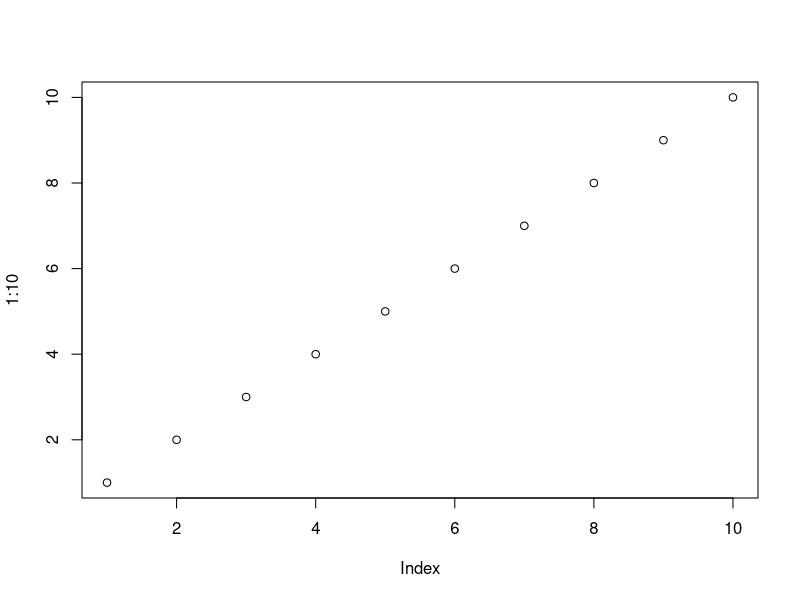
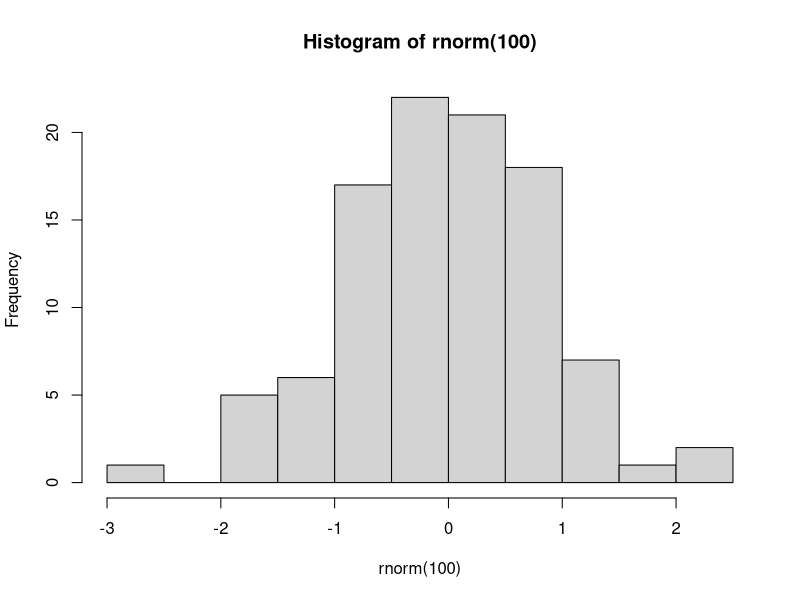
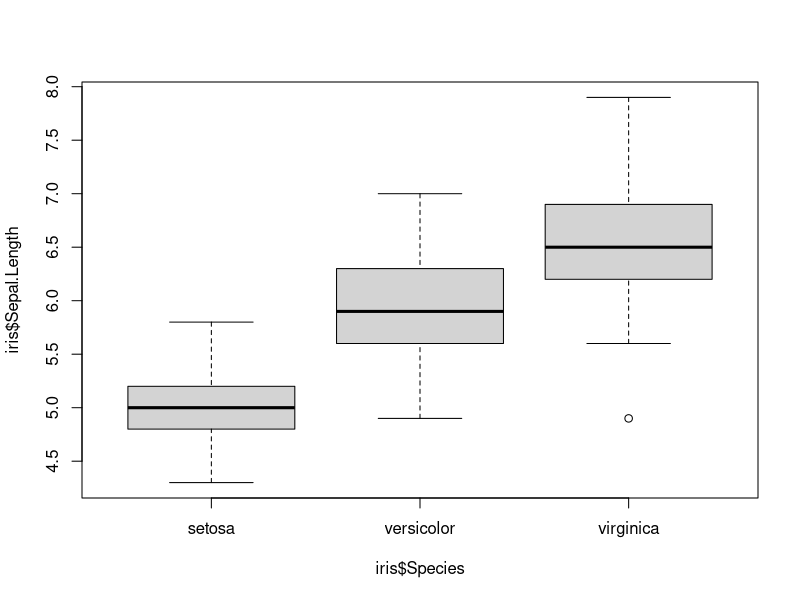

R code for these plots, in order:
# Ejercicio Práctico Complementario: Explorando la Interfaz de RStudio

# ¡Bienvenidos a la cocina de datos de RStudio!

# 1. Interactuando con la Consola como una Calculadora 🧮

# La consola es tu espacio interactivo. ¡Vamos a usar R como calculadora!

# Propbá estas operaciones en la CONSOLA (Panel inferior izquierdo) y observa los resultados:

1 + 1
2 * 5
10 / 2
3 ^ 2  # Elevar al cuadrado
sqrt(16) # Raíz cuadrada

# También podes probar operaciones un poco más complejas:
(20 + 10) * 3
log10(1000) # Logaritmo base 10

# ¡Experimenta con tus propias operaciones! ¿Qué otras funciones matemáticas conoces?


# 2. Creando tu Primer Script: "Mi_primer_script.R" 📝

# Ahora, vamos a "guardar nuestra receta" creando un script.

# Andá a 'Archivo' -> 'Nuevo Archivo' -> 'Script de R' (Panel superior izquierdo).
# Se abrirá un nuevo panel: ¡el Editor de Scripts!

# Escribí los siguientes comandos en tu script (Panel superior izquierdo, el nuevo archivo):

# Asignando valores a variables (¡Ingredientes a la alacena!):
nombre_curso <- "Análisis de Datos 1"
anio <- 2025

# Imprimiendo variables en la consola (Mostrando en la mesada):
nombre_curso # Escribí 'nombre_curso' y presiona 'Ctrl + Enter' o 'Cmd + Enter' para ejecutar esta línea
print(nombre_curso) # Otra forma de imprimir

# Creando un pequeño resumen de texto (Preparando un plato sencillo):
cat("Bienvenido/a al curso de", nombre_curso, "en el año", anio, "\n") # 'cat()' permite concatenar y mostrar texto


# ¡Guardá tu script! Anda a 'Archivo' -> 'Guardar Como...' y nómbralo 'Mi_primer_script.R'
# (Elegí una carpeta donde guardar tus scripts, por ejemplo, una carpeta llamada 'Scripts_R_Curso')


# 3. Explorando el 'Entorno' (Environment): ¡Tu Alacena Visible! 🧺

# Observa el panel 'Environment' (Panel superior derecho).
# Deberías ver las variables 'nombre_curso' y 'anio' que creaste.

# El 'Environment' te muestra todos los objetos (variables, datos, funciones, etc.)
# que has creado y que R tiene "en memoria" en este momento.


# 4. ¡Un Gráfico Sencillo para el Visor de Gráficos! 📊

# Vamos a crear un gráfico simple y verlo en el panel 'Plots' (Panel inferior derecho, pestañas).

# Ejecutá este código en tu script (o directamente en la consola):

plot(1:10) # Crea un gráfico de puntos con valores del 1 al 10 en el eje x e y por defecto

# ¡Observa el panel 'Plots'! Deberías ver un gráfico de puntos.

# Podes probar otros tipos de gráficos, por ejemplo:
hist(rnorm(100)) # Crea un histograma de 100 valores aleatorios de una distribución normal
boxplot(iris$Sepal.Length ~ iris$Species) # Boxplots comparando 'Sepal.Length' por 'Species' del dataset 'iris'


# 5. Proyectos en RStudio (Opcional - Para organizar tu Cocina 🍽️)

# Recorá que los 'Proyectos' de RStudio son como organizar tu cocina en carpetas y espacios de trabajo.
# Para proyectos más grandes y organizados, ¡usar proyectos es muy recomendable!

# Para crear un proyecto, ir a: 'Archivo' -> 'Nuevo Proyecto...'

# ¡Felicidades! Diste tus primeros pasos explorando la interfaz de RStudio.
